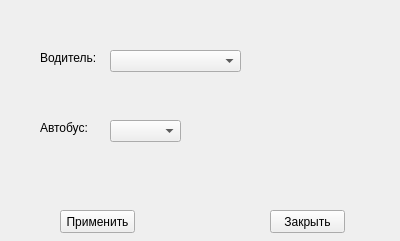
<?xml version="1.0" encoding="UTF-8"?>
<ui version="4.0">
 <class>controlForm</class>
 <widget class="QWidget" name="controlForm">
  <property name="geometry">
   <rect>
    <x>0</x>
    <y>0</y>
    <width>400</width>
    <height>241</height>
   </rect>
  </property>
  <property name="windowTitle">
   <string>Form</string>
  </property>
  <widget class="QPushButton" name="acceptButton">
   <property name="geometry">
    <rect>
     <x>60</x>
     <y>210</y>
     <width>75</width>
     <height>23</height>
    </rect>
   </property>
   <property name="text">
    <string>Применить</string>
   </property>
  </widget>
  <widget class="QPushButton" name="closeButton">
   <property name="geometry">
    <rect>
     <x>270</x>
     <y>210</y>
     <width>75</width>
     <height>23</height>
    </rect>
   </property>
   <property name="text">
    <string>Закрыть</string>
   </property>
  </widget>
  <widget class="QLabel" name="label">
   <property name="geometry">
    <rect>
     <x>40</x>
     <y>50</y>
     <width>61</width>
     <height>16</height>
    </rect>
   </property>
   <property name="text">
    <string>Водитель:</string>
   </property>
  </widget>
  <widget class="QComboBox" name="driverCh">
   <property name="geometry">
    <rect>
     <x>110</x>
     <y>50</y>
     <width>131</width>
     <height>22</height>
    </rect>
   </property>
  </widget>
  <widget class="QLabel" name="label_2">
   <property name="geometry">
    <rect>
     <x>40</x>
     <y>120</y>
     <width>61</width>
     <height>16</height>
    </rect>
   </property>
   <property name="text">
    <string>Автобус:</string>
   </property>
  </widget>
  <widget class="QComboBox" name="busCh">
   <property name="geometry">
    <rect>
     <x>110</x>
     <y>120</y>
     <width>71</width>
     <height>22</height>
    </rect>
   </property>
  </widget>
 </widget>
 <resources/>
 <connections/>
</ui>
